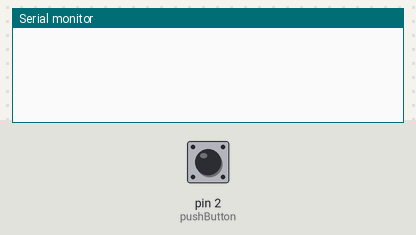
A sketch run on a simulated Arduino Uno, built with avr-gcc and run on an emulated ATmega328P. Parts: the last lines printed to the serial monitor. The test bench sets the inputs (shaded band); at power-on: pin 2 (pushButton) HIGH.

Above: at 1.2 s.
1.3 s: pin 2 (pushButton) pulled LOW for 0.15 s
At 2.6 s:
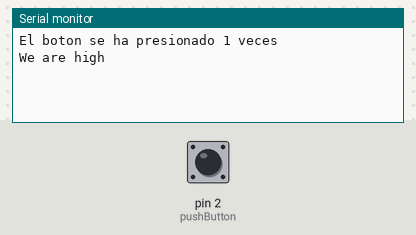
2.9 s: pin 2 (pushButton) pulled LOW for 1 s
At 3.4 s:
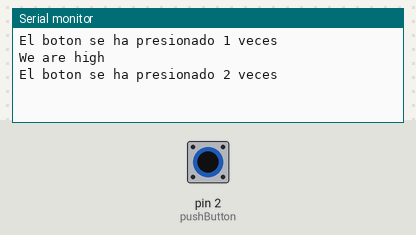
5.4 s: pin 2 (pushButton) pulled LOW for 0.15 s
At 6.1 s:
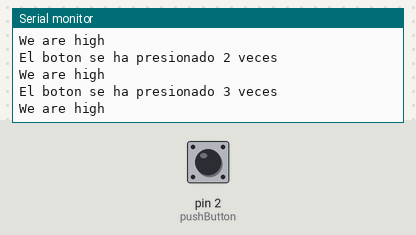

Measured:
- after the input at 1.3 s, the serial monitor: prints a new line at once (image 1)
- after the input at 2.9 s, the serial monitor: prints a new line at once (image 2)
- after the input at 5.4 s, the serial monitor: prints a new line at once (image 3)

The sketch:

P02_PushButtonDebounce.ino
```cpp
//https://github.com/sefigueroacUNAL/TModeladoUNAL
//int //Tamaño depende del compilador 16 bits
//byte, // 8 bits
//char,
//float,
//double tipos de variables
//String
enum BSTATE{UP,DOWN,BLOW,BHIGH};
BSTATE state = BHIGH;
byte oldValue = HIGH;
byte newValue = HIGH;
int cnt = 0;
const int pushButton = 2; //No se puede conectar al pin 0 ni 1
int debounceTime = 0; //Time in milliseconds
unsigned long lastTime;


void setup() {
  // put your setup code here, to run once:
  Serial.begin(9600); //Comunicación serial al computador 9600 Baudios
  pinMode(pushButton, INPUT_PULLUP);

}

void loop() {
  // put your main code here, to run repeatedly
  DoReadings();

}

void DoReadings(){
  newValue = digitalRead(pushButton);
  switch(state){
    case BHIGH:
      if (newValue == LOW){
        lastTime = millis(); //Marca de tiempo
        state = DOWN;
        }
    break;
    case DOWN:
      if(millis() - lastTime > debounceTime){
        if(newValue == LOW){
          state = BLOW;
          OnButtonLOW();
          }else{
          state = BHIGH;
          }
        }
    break;
    case BLOW:
      if (newValue == HIGH){
        lastTime = millis();
        state = UP;
        }
    break;
    case UP:
      if(millis() - lastTime > debounceTime){
        if(newValue == HIGH){
          state = BHIGH;
          OnButtonHIGH();
          }
        else{
          state = BLOW;
          }
      }
  }
}

void OnButtonLOW(){
  String a = String("El boton se ha presionado ") + (++cnt) + " veces";
  Serial.println(a);
}

void OnButtonHIGH(){
  Serial.println("We are high");
 }
```
